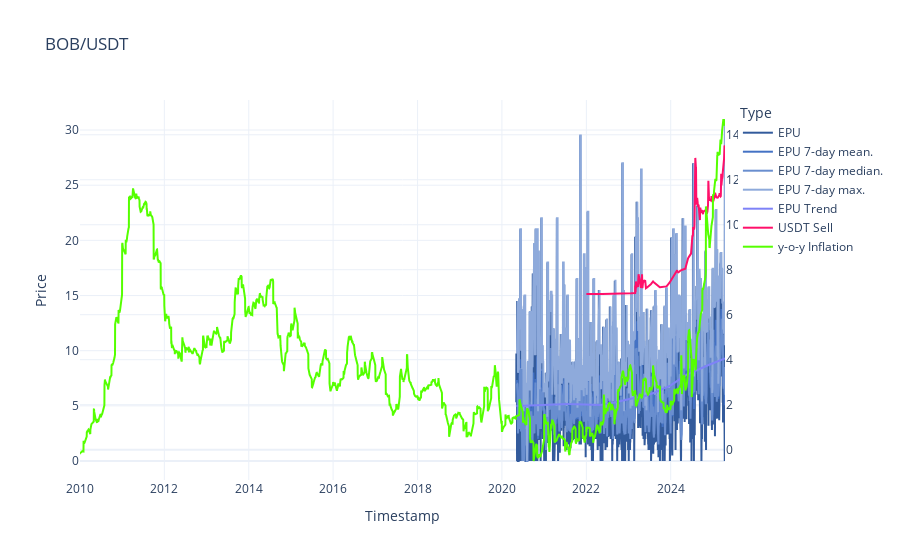

Notebook code for this chart:
### Code cell
fig = go.Figure()
fig.add_trace(go.Scatter(x=epu_day.index, y=epu_day['epu'], mode='lines', name='EPU', line=dict(color='#335b9c')))
fig.add_trace(go.Scatter(x=epu_day.index, y=epu_day['7mean_epu'], mode='lines', name='EPU 7-day mean.', line=dict(color='#4472c4')))
fig.add_trace(go.Scatter(x=epu_day.index, y=epu_day['7median_epu'], mode='lines', name='EPU 7-day median.', line=dict(color='#698ecf')))
fig.add_trace(go.Scatter(x=epu_day.index, y=epu_day['7max_epu'], mode='lines', name='EPU 7-day max.', line=dict(color='#8eaadb')))
fig.add_trace(go.Scatter(x=epu_day.index, y=epu_day['epu_trend_7'], mode='lines', name='EPU Trend', line=dict(color='#7e82f7')))
fig.add_trace(go.Scatter(x=usdt_day.index, y=usdt_day['usdt'], mode='lines', name='USDT Sell', line=dict(color='#ff106a'), yaxis='y2'))
fig.add_trace(go.Scatter(x=inf_day.index, y=inf_day['forecast'], mode='lines', name='y-o-y Inflation', line=dict(color='#55ff00'), yaxis='y2'))
fig.update_layout(
    yaxis2=dict(
        #title="Bs/USDT and Uncertainty Index",
        overlaying='y',
        side='right'),
    title='BOB/USDT',
    xaxis_title='Timestamp',
    yaxis_title='Price',
    legend_title='Type',
    template='plotly_white'
)

fig.show()

### Figure 1 — Plotly figure (JSON) as saved in the notebook; plotly's stock layout.template omitted (floating-point values rounded to 4 significant figures; data arrays with more than 128 entries replaced by an {"elided": "..."} marker saying what was removed)
{"data": [{"line": {"color": "#335b9c"}, "mode": "lines", "name": "EPU", "type": "scatter", "x": {"elided": "1808 str values"}, "y": {"elided": "1808 float values"}}, {"line": {"color": "#4472c4"}, "mode": "lines", "name": "EPU 7-day mean.", "type": "scatter", "x": {"elided": "1808 str values"}, "y": {"elided": "1808 float values"}}, {"line": {"color": "#698ecf"}, "mode": "lines", "name": "EPU 7-day median.", "type": "scatter", "x": {"elided": "1808 str values"}, "y": {"elided": "1808 float values"}}, {"line": {"color": "#8eaadb"}, "mode": "lines", "name": "EPU 7-day max.", "type": "scatter", "x": {"elided": "1808 str values"}, "y": {"elided": "1808 float values"}}, {"line": {"color": "#7e82f7"}, "mode": "lines", "name": "EPU Trend", "type": "scatter", "x": {"elided": "1808 str values"}, "y": {"elided": "1808 float values"}}, {"line": {"color": "#ff106a"}, "mode": "lines", "name": "USDT Sell", "type": "scatter", "x": {"elided": "1200 str values"}, "y": {"elided": "1200 float values"}, "yaxis": "y2"}, {"line": {"color": "#55ff00"}, "mode": "lines", "name": "y-o-y Inflation", "type": "scatter", "x": {"elided": "5580 str values"}, "y": {"elided": "5580 float values"}, "yaxis": "y2"}], "layout": {"legend": {"title": {"text": "Type"}}, "title": {"text": "BOB/USDT"}, "xaxis": {"title": {"text": "Timestamp"}}, "yaxis": {"title": {"text": "Price"}}, "yaxis2": {"overlaying": "y", "side": "right"}}}
